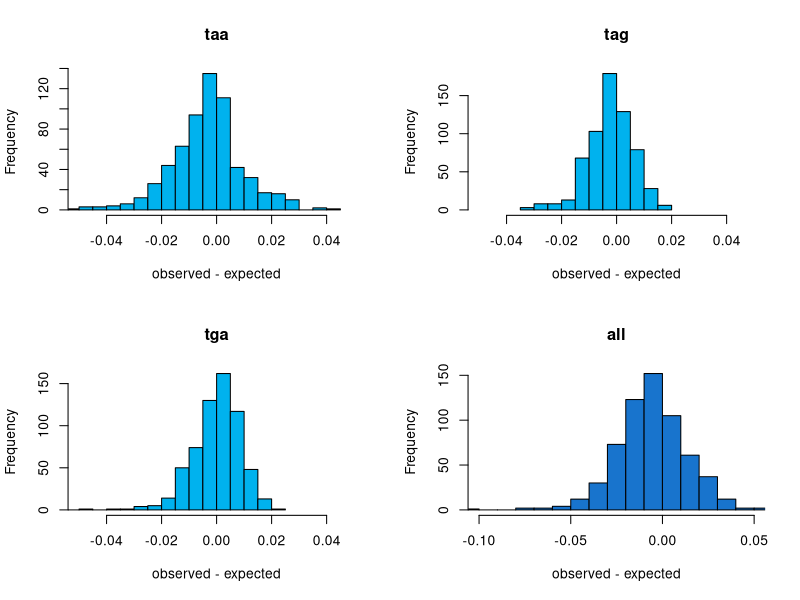

The R script that drew this image:

#histogram of coding - non-coding frequencies for tag, tga, taa and all

library(stringr)
library(stats)


pdf("16.1_fig_3.pdf")
par(mfrow=c(2,2))


data2 <- read.csv('13.2_merged_NCDS_CDS_rates.csv',header = TRUE)

observed_all_frequency <- unlist(data2$frequency_tag_coding)
expected_all_frequency <- unlist(data2$frequency_tag_non_coding) 

x = observed_all_frequency - expected_all_frequency

stats_tag <- t.test(observed_all_frequency,expected_all_frequency, paired = TRUE)


observed_all_frequency <- unlist(data2$frequency_tga_coding)
expected_all_frequency <- unlist(data2$frequency_tga_non_coding) 
x = observed_all_frequency - expected_all_frequency
stats_tga <- t.test(observed_all_frequency,expected_all_frequency, paired = TRUE)


observed_all_frequency <- unlist(data2$frequency_taa_coding)
expected_all_frequency <- unlist(data2$frequency_taa_non_coding) 
x = observed_all_frequency - expected_all_frequency
stats_taa <- t.test(observed_all_frequency,expected_all_frequency, paired = TRUE)


observed_all_frequency <- unlist(data2$frequency_ASC_coding)
expected_all_frequency <- unlist(data2$frequency_ASC_non_coding) 
x = observed_all_frequency - expected_all_frequency
stats <- t.test(observed_all_frequency,expected_all_frequency, paired = TRUE)
p_value = round((stats$p.value),3)
p = as.character(p_value)
label = paste('p =', p)


data1 <- read.csv('13.2_merged_NCDS_CDS_rates.csv',header = TRUE)

observed_taa_frequency <- unlist(data1$frequency_taa_coding)
expected_taa_frequency <- unlist(data1$frequency_taa_non_coding) 
observed_vs_expected_taa <- observed_taa_frequency - expected_taa_frequency
hist(observed_vs_expected_taa, breaks = 30, xlab = 'observed - expected', col = 'deepskyblue2', main = 'taa',xlim = c(-0.05, 0.05))

observed_tag_frequency <- unlist(data1$frequency_tag_coding)
expected_tag_frequency <- unlist(data1$frequency_tag_non_coding) 
observed_vs_expected_tag <- observed_tag_frequency - expected_tag_frequency
hist(observed_vs_expected_tag, breaks = 10,xlab = 'observed - expected', col = 'deepskyblue2', main = 'tag',xlim = c(-0.05, 0.05))


observed_tga_frequency <- unlist(data1$frequency_tga_coding)
expected_tga_frequency <- unlist(data1$frequency_tga_non_coding) 
observed_vs_expected_tga <- observed_tga_frequency - expected_tga_frequency
hist(observed_vs_expected_tga, breaks = 30, xlab = 'observed - expected', col = 'deepskyblue2', main = 'tga',xlim = c(-0.05, 0.05))



observed_all_frequency <- unlist(data1$frequency_ASC_coding)
expected_all_frequency <- unlist(data1$frequency_ASC_non_coding) 
observed_vs_expected_all <- observed_all_frequency - expected_all_frequency
hist(observed_vs_expected_all, breaks = 30, xlab = 'observed - expected', col = 'dodgerblue3', main = 'all',xlim = c(-0.10, 0.05))

print(paste('tag'))
print(stats_tag)
print(paste('tga'))
print(stats_tga)
print(paste('taa'))
print(stats_taa)
print(paste('all'))
print(stats)
                    
mtext(label,          
      side = 4,
      cex = 0,5)


dev.off()